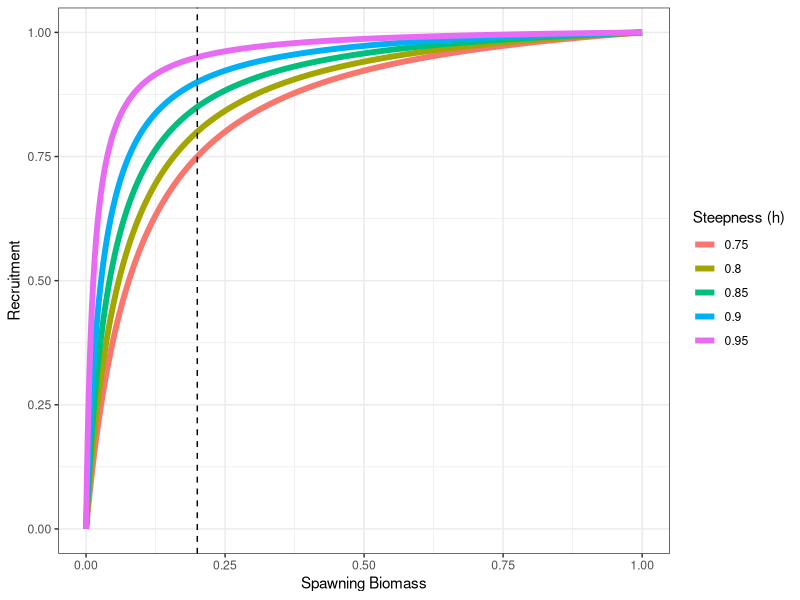
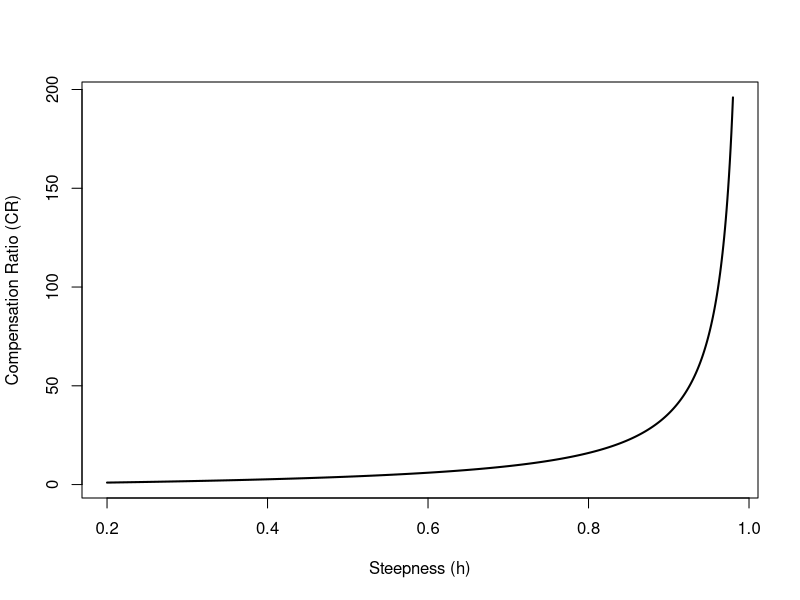

Reproduce these figures in R, in order. (Note: this script raises an error after producing the figures.)

h2CR <- function(h) {
  (4*h)/(1-h)
}

CR2h <- function(CR) {
  CR/(CR+4)
}

BH_SRR <- function(R0, h, SB, SBpR) {
  (4*R0*h*SB)/(SBpR*R0*(1-h)+(5*h-1)*SB)
}

# Plot steepness BH
SB0 <- 1
R0 <- 1
SBpR <- SB0/R0
SB <- seq(0, SB0, length.out=1000)
h_vals <- c(0.75, 0.8, 0.85, 0.9, 0.95)
out_list <- list()
for (i in seq_along(h_vals)) {
  h <- h_vals[i]
  out_list[[i]] <- data.frame(SB=SB, Rec=BH_SRR(R0, h, SB, SBpR), h=h)
}

df <- do.call('rbind', out_list)
df$h <- factor(df$h)

library(ggplot2)
ggplot(df, aes(x=SB, y=Rec, color=h)) +
  geom_line(linewidth=2) +
  labs(x='Spawning Biomass', y='Recruitment', color='Steepness (h)') +
  geom_vline(xintercept = 0.2, linetype=2) +
  theme_bw()


steepness <- seq(0.2, 0.98, by=0.001)
CR <- h2CR(steepness)

plot(steepness, CR, type='l',
     xlab='Steepness (h)',
     ylab='Compensation Ratio (CR)',
     lwd=2)

CRs <- h2CR(c(0.74, 0.88))
CRs[3] <- (CRs[2] * CRs[2]/CRs[1])
hs <- CR2h(CRs)
hs

points(hs, CRs2, pch=16, cex=3)
abline(h=CRs2, lty=3)


-log(0.001)/0.1
-log(0.001)/0.2
-log(0.001)/0.3

69/34
34/23

CRs <- h2CR(c(0.69, 0.88))
CRs

tt <- exp(mean(log(CRs)))

exp(sum(log(CRs))/2)

CRs2 <- c(CRs[1], tt, CRs[2])

CRs2[2]/CRs2[1]
CRs2[3]/CRs2[2]

(CRs2[2] * CRs2[2]/CRs2[1])
(CRs2[2] * CRs2[2]/CRs2[3])

CRs2
hs <- CR2h(CRs2)





CRs[3] <- (CRs[2] * CRs[2]/CRs[1])
hs <- CR2h(CRs)
hs

CRs


h2CR(0.9)
h2CR(0.8989)

